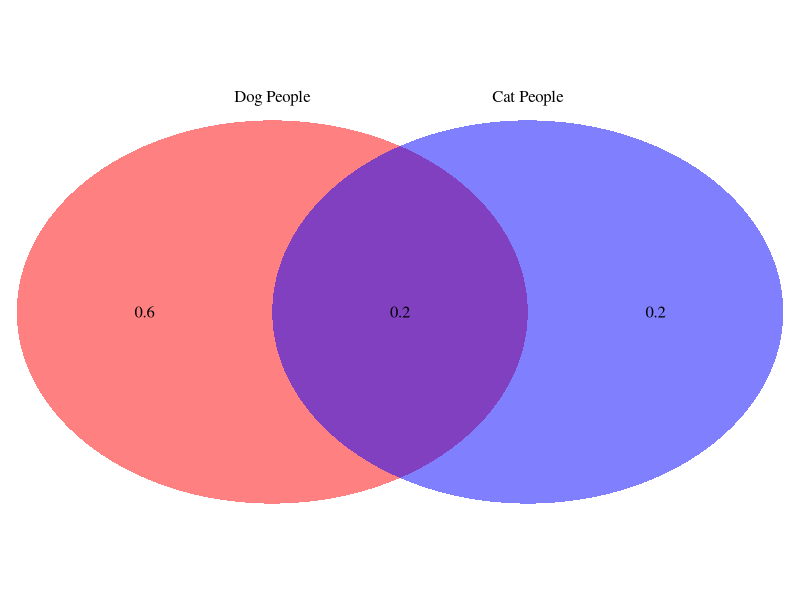
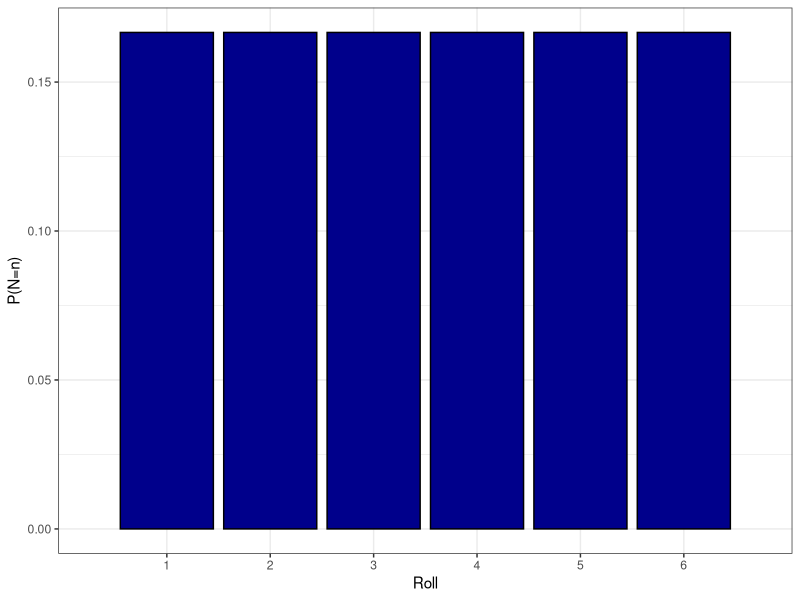
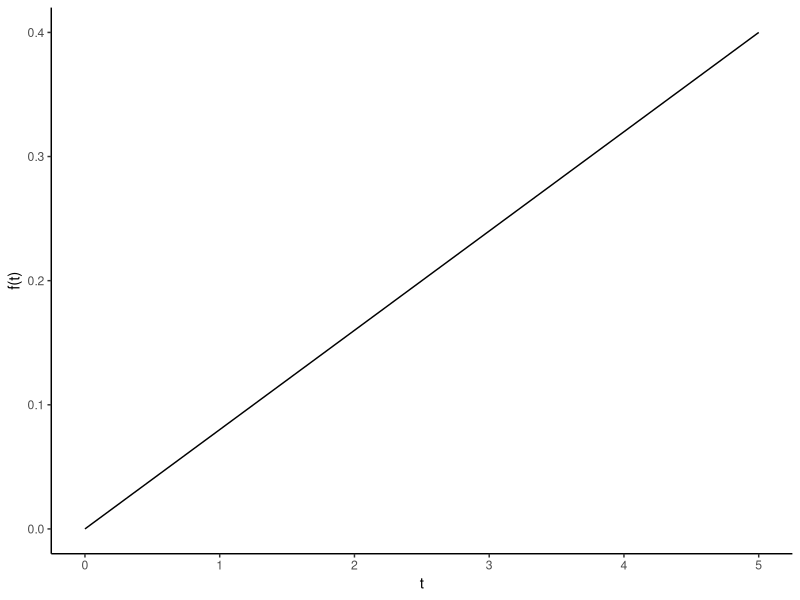

These figures' R source, in order:
library(VennDiagram)
library(ggforce)


draw.pairwise.venn(area1 = 0.8, area2 = 0.4, cross.area = 0.2,     #plotting the area for each
                   category = c("Dog People", "Cat People"),       #naming the variables
                   lty = rep("blank", 2),                          #make the circles blank in the centre
                   fill = c("red", "Blue"),                        #the colour
                   alpha = rep(0.5, 2),                            #makes the intersection abit lighter
                   cat.pos = c(0,0), cat.dist = rep(0.025, 2), scaled = F)
#cat.pos is the position of labels
#unsre what cat.dist does
#rep just repeats the stated thing the amount of times stated

df <- data.frame(n = c(1:6), p = rep(1/6,6)) #rep repeats 1/6 six times, p= is our other variable

ggplot(data = df, aes( x = n, weight = p))+       # so that we are weighting it differently
  geom_bar(color = "Black", fill = "dark blue")+ labs(x = "Roll") +
  scale_x_discrete(limits = c(seq(1,6)))+          #turns the x scale into a sequence from 1 to 6
  scale_y_continuous(name = "P(N=n)")+             # makes the scale contiuous 
  theme_bw()

#doing a function
f_t <- function(t){return(2/25 * t)}

ggplot(data = data.frame(x = c(0,5)), aes(x = x)) + stat_function(fun=f_t) +
  scale_x_continuous(name = "t")+
  scale_y_continuous(name= "f(t)") +
  theme_classic()
